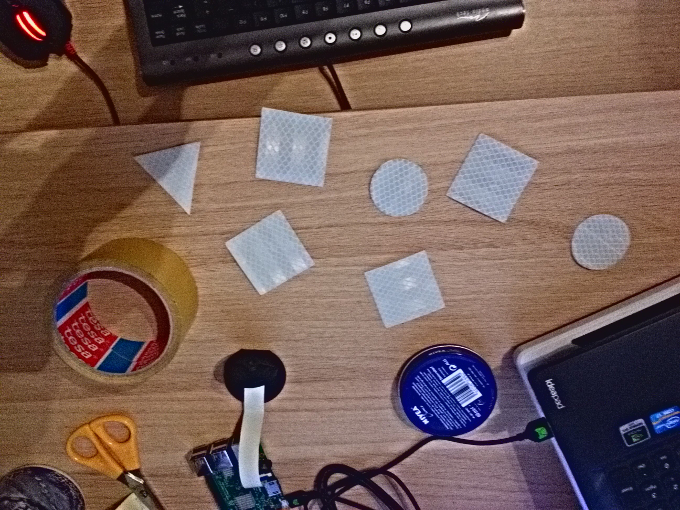
#> input picture inżynierka/figury/figury.jpg, 680 x 510 px, given in place of the camera
$ python 2.py   (older library calls are emulated)
#> lines starting #> are read from the running program, lines starting #| are printed output that depends on the picture; after the words box and inside, x2 and y2 are one past the last pixel; in counts of white or black regions, pixels touching at a corner belong together
### inżynierka/figury/pyimagesearch/shapedetector.py
# import the necessary packages
import cv2

class ShapeDetector:
	def __init__(self):
		pass

	# [32 lines left out: function detect, not called in this run]

### inżynierka/figury/2.py
#importujemy potrzebne biblioteki
from __future__ import print_function
from imutils.video.pivideostream import PiVideoStream
from imutils.video import FPS
from imutils import contours
from skimage import measure
import numpy as np
import imutils
import time
import cv2
from math import atan, pi
from pyimagesearch.shapedetector import ShapeDetector


#tworzymy wątek streamu wideo, pozwalamy kamerze na rozgrzanie się
#zaczynamy odliczanie FPS
#create video stream, allow camera to warmup and start counting FPS

print('[INFORMACJA] pobieranie klatek z modułu ''picamera''...')
vs=PiVideoStream().start()
time.sleep(2.0)

#tworzymy pętlę przez klatki
#loop over frames
while True:
    #pobieramy klatkę ze streamu wideo
    #grab a frame from stream
    frame=vs.read()
#> frame is the input picture: shape (510, 680, 3); mean B, G, R 85.2, 91.9, 115.8


    #konwertujemy obraz w skalę szarości i rozmywamy go
    #convert image to grayscale
    gray=cv2.cvtColor(frame, cv2.COLOR_BGR2GRAY)
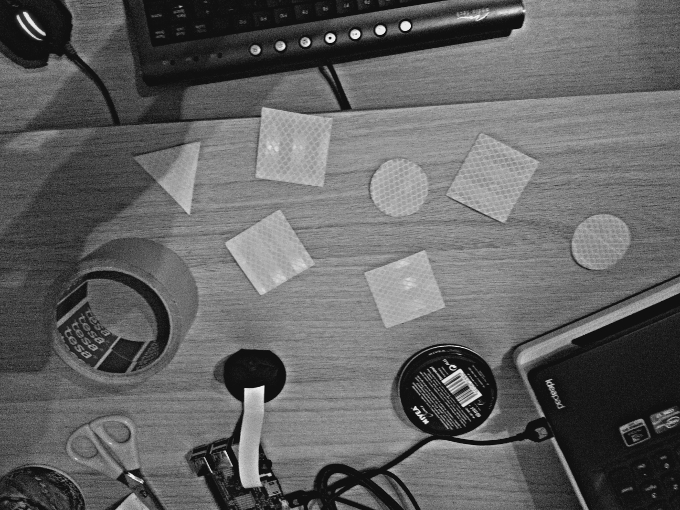
#> gray: shape (510, 680); min 5, max 243, mean 98.3
    blurred=cv2.GaussianBlur(gray, (11,11), 0)
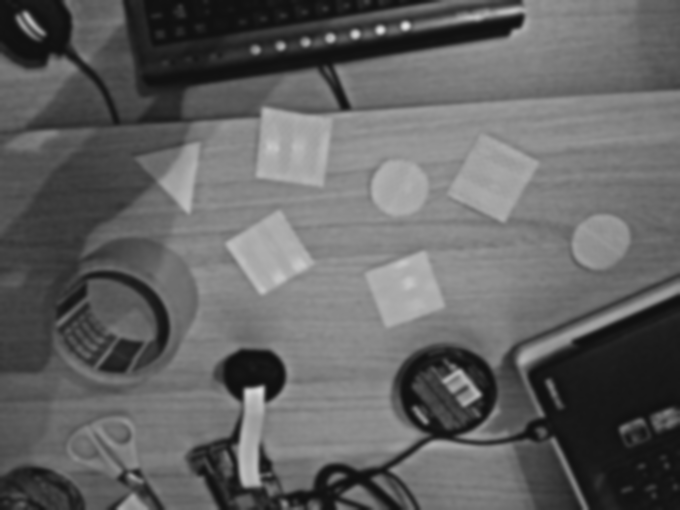
#> blurred: shape (510, 680); min 16, max 227, mean 98.3

    #operacja progowa na obrazie w celu odkrycia jasnych regionów
    #treshold the image to reveal light regions in image
    thresh=cv2.threshold(blurred, 200, 255, cv2.THRESH_BINARY)[1]
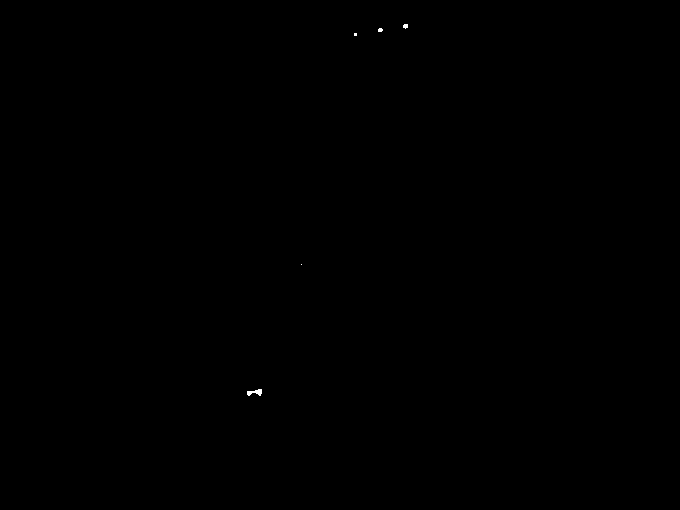
#> thresh: shape (510, 680); 0.03% white; 5 white regions (3 under 20 px), largest, box (x1, y1, x2, y2) and area: (247, 389, 262, 396) 63, (403, 24, 408, 29) 20

    #przeprowadzamy serię erozji i dylatacji w celu usunięcia małych szumów
    #perform series of erosions and dilatations to remove small noises
    thresh=cv2.erode(thresh, None, iterations=2)
#> thresh: shape (510, 680); every value is 0
    thresh=cv2.dilate(thresh, None, iterations=4)

    #analizujemy obraz oraz inicjujemy maskę do przechowywania tylko
    #wystarczająco dużych elementów
    # perform a connected component analysis on the thresholded
    # image, then initialize a mask to store only the "large"
    # components
    labels = measure.label(thresh, neighbors=8, background=0)
#> labels: shape (510, 680) int64; every value is 0
    mask = np.zeros(thresh.shape, dtype='uint8')

    #analizujemy komponenty charakterystyczne
    #loop over the unique components
    for label in np.unique(labels):
        #jeśli to element tła, ignorujemy
        #if this is the background label,ignore itd
        if label==0:
            continue
        #w przeciwnym razie konstruujemy maskę oraz sprawdzamy liczbę pikseli
        #otherwise, construct the label mask and count number of pixels

        labelMask=np.zeros(thresh.shape, dtype='uint8')
        labelMask[labels==label]=255
        numPixels=cv2.countNonZero(labelMask)

        #jeśli liczba pikseli elementu jest wystarczająco duża
        #to dodajemy do naszej maski
        # if the number of pixels in the component is sufficiently
	# large, then add it to our mask of "large blobs"
        if numPixels>400:
            mask=cv2.add(mask, labelMask)
#> this loop made 1 pass

    #znajdź kontury w masce a następnie posortuj je od lewej do prawej
    #find the contours in the mask and then sort them
    cnts=cv2.findContours(mask.copy(), cv2.RETR_EXTERNAL,
        cv2.CHAIN_APPROX_SIMPLE)
#> cnts = 0 contours

    cnts=cnts[0] if imutils.is_cv2() else cnts[1]
#> cnts = []
    sd=ShapeDetector()


    #inucjujemy listy do przechowywania współrzędnych środków konturów
    #initiate lists for gathering coordinates of contours centroids
    list_rectangle=[]
    #list_triangle=[]
    list_circle=[]

    #tworzymy pętlę poprzez kontury
    #loop over the contours
    for (i,c) in enumerate(cnts):

        #zapewniamy wykrycie jedynie 3 markerów
        #break if more than 3 contours appears
        if i >= 3:
            break
        M=cv2.moments(c)
        cX=int((M['m10']/(M['m00'])))
        cY=int((M['m01']/(M['m00'])))
        shape=sd.detect(c)

        #rysujemy kontury z nazwą kształtu
        c=c.astype('float')
        c=c.astype('int')
        cv2.drawContours(frame, [c], -1, (0, 255, 0), 2)
        cv2.circle(frame, (int(cX), int(cY)), int(1), (0,255,0), 2)

        if shape=="rectangle":
            list_rectangle.append(cX)
            list_rectangle.append(cY)
            cv2.putText(frame, "Marker nr 1",(cX, cY-20),
            cv2.FONT_HERSHEY_PLAIN, 0.45, (0, 0, 255), 1)
        #elif shape=="triangle":
        #    list_triangle.append(cX)
         #   list_triangle.append(cY)
          #  cv2.putText(frame, "Marker nr 2",(cX, cY-20),
           # cv2.FONT_HERSHEY_PLAIN, 0.45, (0, 0, 255), 1)
        elif shape=="circle":
            list_circle.append(cX)
            list_circle.append(cY)
            cv2.putText(frame, "Marker nr 3",(cX, cY-20),
            cv2.FONT_HERSHEY_PLAIN, 0.45, (0, 0, 255), 1)

        if len(list_circle)==4 and len(list_rectangle)==2:
            cv2.line(frame,(int(list_rectangle[0]),int(list_rectangle[1])),
                     (int(list_circle[0]),int(list_circle[1])), (0,0,255), 1, 8, 0)

            cv2.line(frame,(int(list_rectangle[0]),int(list_rectangle[1])),
                     (int(list_circle[2]),int(list_circle[3])), (0,0,255), 1, 8, 0)
#> this loop made 0 passes
#> after the loop, list_circle = []; list_rectangle = []


    cv2.imshow('Image', frame)
    key=cv2.waitKey(1)&0xFF
#> (key q is pressed here)
    if key==ord('q'):
        break

cv2.destroyAllWindows()
vs.stop()
